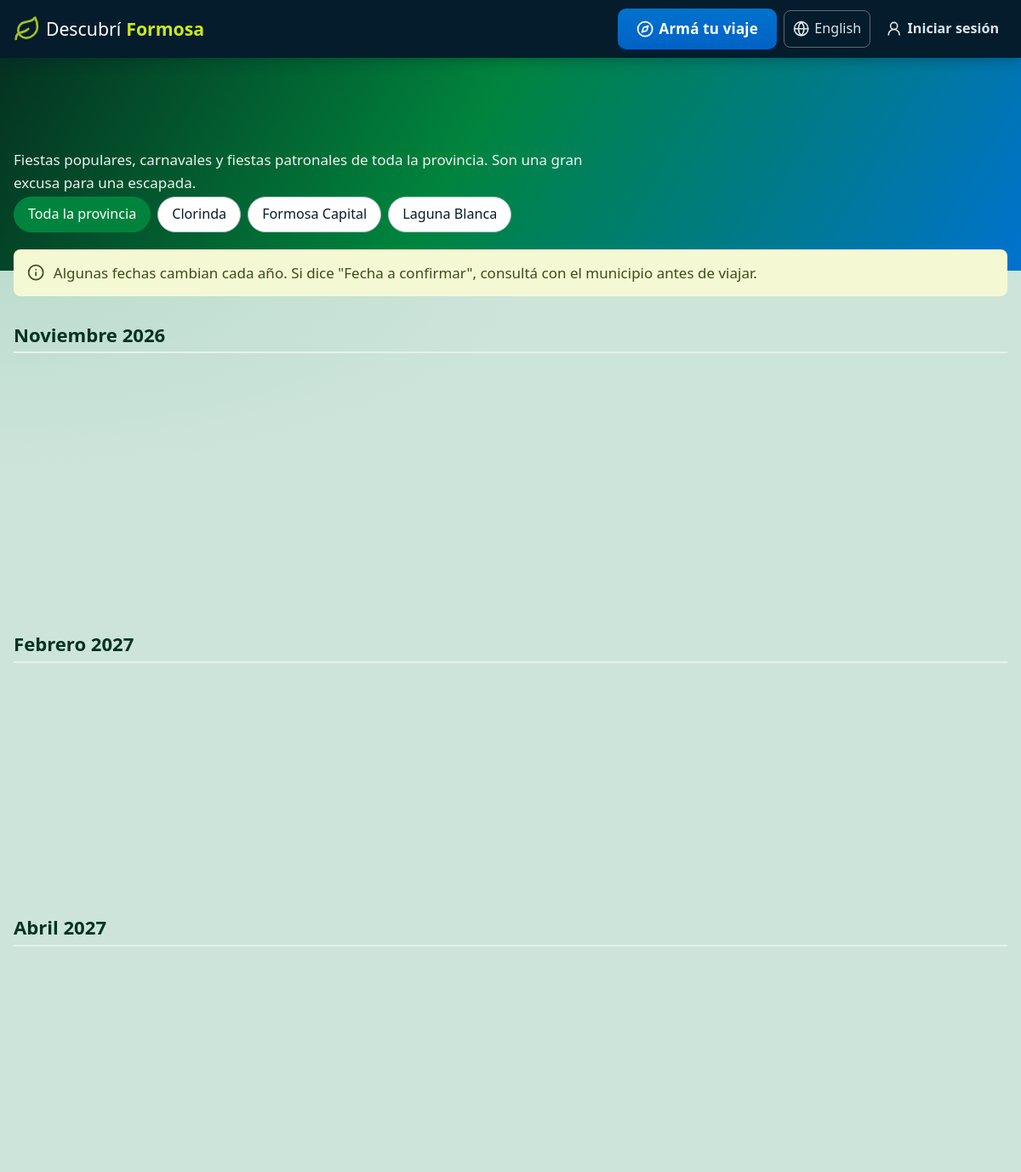
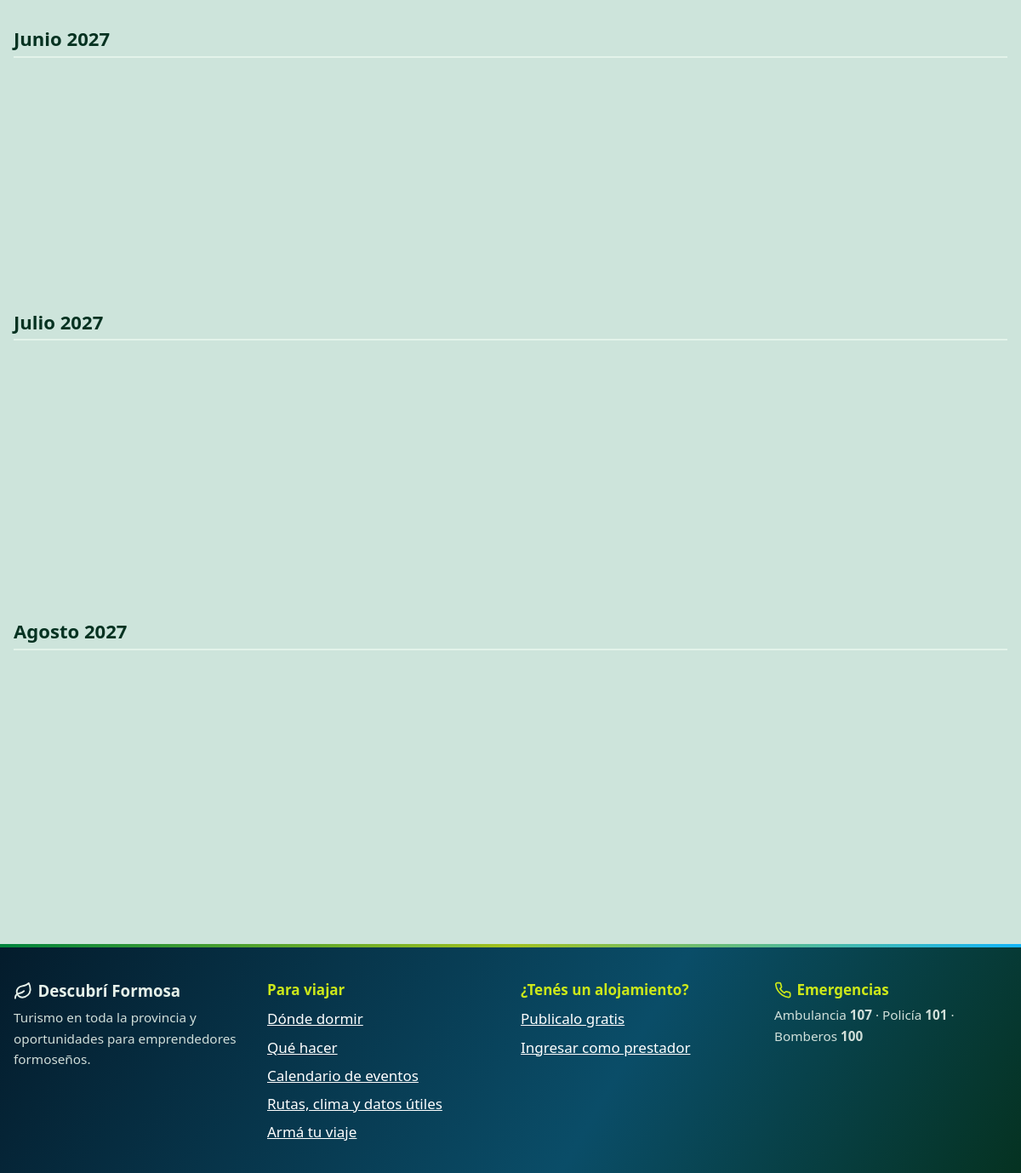
The page /eventos.php?lang=es on the database its author committed (2 pictures, top to bottom).
### tables this page shows
CREATE TABLE localidades (
    id           INT UNSIGNED AUTO_INCREMENT PRIMARY KEY,
    nombre       VARCHAR(100) NOT NULL,
    slug         VARCHAR(100) NOT NULL UNIQUE,
    descripcion  TEXT,
    descripcion_en TEXT NULL,
    lat          DECIMAL(9,6) NOT NULL,
    lng          DECIMAL(9,6) NOT NULL,
    imagen       VARCHAR(255) NULL,
    es_destino   TINYINT(1) NOT NULL DEFAULT 1
);

### includes/eventos.php (the view, shortened to what this page needs)
<?php
require_once __DIR__ . '/funciones.php';
function proximos_eventos(int $limite = 0, int $localidad = 0): array
{
    $sql = "SELECT e.*, l.nombre AS localidad
            FROM eventos e JOIN localidades l ON l.id = e.localidad_id
            WHERE e.fecha_hasta >= CURDATE()" . ($localidad ? ' AND e.localidad_id = ?' : '') . "
            ORDER BY e.fecha_desde, e.nombre" . ($limite ? " LIMIT $limite" : '');
    $stmt = db()->prepare($sql);
    $stmt->execute($localidad ? [$localidad] : []);
    return $stmt->fetchAll();
}
function html_evento(array $ev): string
{
    $desde = strtotime($ev['fecha_desde']);
    $mes   = idioma() === 'en' ? date('M', $desde) : mb_substr(MESES_ES[date('n', $desde) - 1], 0, 3);
    ob_start(); ?>
    <?php
    return ob_get_clean();
}

### includes/idioma.php (called while the page is built, shortened)
<?php
function idioma(): string
{
    static $idioma = null;
    if ($idioma !== null) {
        return $idioma;
    }
    $pedido = $_GET['lang'] ?? '';
    if (isset(IDIOMAS[$pedido])) {
        return $idioma = $pedido;
    }
    $navegador = strtolower(substr($_SERVER['HTTP_ACCEPT_LANGUAGE'] ?? '', 0, 2));
    return $idioma = $navegador === 'en' ? 'en' : 'es';
}
function diccionario(): array
{
    static $dic = null;
    return $dic ??= idioma() === 'en' ? require __DIR__ . '/../lang/en.php' : [];
}
function t(string $texto, array $vars = []): string
{
    $texto = diccionario()[$texto] ?? $texto;
    return $texto;
}

### config/db.php (called while the page is built, shortened)
<?php
function db(): PDO
{
    static $pdo = null;
    if ($pdo === null) {
        $dsn = 'mysql:host=' . DB_HOST . ';dbname=' . DB_NAME . ';charset=utf8mb4';
        $pdo = new PDO($dsn, DB_USER, DB_PASS, [
            PDO::ATTR_ERRMODE            => PDO::ERRMODE_EXCEPTION,
            PDO::ATTR_DEFAULT_FETCH_MODE => PDO::FETCH_ASSOC,
            PDO::ATTR_EMULATE_PREPARES   => false,
        ]);
    }
    return $pdo;
}

### includes/eventos.php (the view, shortened to what this page needs)
<?php
require_once __DIR__ . '/funciones.php';
function proximos_eventos(int $limite = 0, int $localidad = 0): array
{
    $sql = "SELECT e.*, l.nombre AS localidad
            FROM eventos e JOIN localidades l ON l.id = e.localidad_id
            WHERE e.fecha_hasta >= CURDATE()" . ($localidad ? ' AND e.localidad_id = ?' : '') . "
            ORDER BY e.fecha_desde, e.nombre" . ($limite ? " LIMIT $limite" : '');
    $stmt = db()->prepare($sql);
    $stmt->execute($localidad ? [$localidad] : []);
    return $stmt->fetchAll();
}
function html_evento(array $ev): string
{
    $desde = strtotime($ev['fecha_desde']);
    $mes   = idioma() === 'en' ? date('M', $desde) : mb_substr(MESES_ES[date('n', $desde) - 1], 0, 3);
    ob_start(); ?>
    <?php
    return ob_get_clean();
}

### eventos.php (shortened to what this page needs)
<?php
require_once __DIR__ . '/includes/eventos.php';
$localidades = db()->query("
    SELECT DISTINCT l.id, l.nombre FROM localidades l JOIN eventos e ON e.localidad_id = l.id
    WHERE e.fecha_hasta >= CURDATE() ORDER BY l.nombre
")->fetchAll();
$localidad = (int) ($_GET['localidad'] ?? 0);
$eventos   = proximos_eventos(0, $localidad);
$porMes = [];
foreach ($eventos as $ev) {
    $ts = strtotime($ev['fecha_desde'] < date('Y-m-d') ? date('Y-m-d') : $ev['fecha_desde']);
    $porMes[ucfirst(nombre_mes((int) date('n', $ts))) . ' ' . date('Y', $ts)][] = $ev;
}
require __DIR__ . '/includes/header.php';
?>
<section class="seccion">
    <div class="contenedor">
        <p class="seccion__intro">
            <?= e(t('Fiestas populares, carnavales y fiestas patronales de toda la provincia. Son una gran excusa para una escapada.')) ?>
        </p>
        <?php if ($localidades): ?>
            <nav class="chips eventos__filtro" aria-label="<?= e(t('Filtrar por localidad')) ?>">
                <a href="<?= url('eventos.php') ?>" class="chip <?= $localidad ? '' : 'activo' ?>"><?= e(t('Toda la provincia')) ?></a>
                <?php foreach ($localidades as $l): ?>
                    <a href="<?= url('eventos.php?localidad=' . $l['id']) ?>" class="chip <?= $localidad === (int) $l['id'] ? 'activo' : '' ?>"><?= e($l['nombre']) ?></a>
                <?php endforeach; ?>
            </nav>
        <?php endif; ?>
        <div class="alerta alerta--aviso">
            <?= icono('info') ?>
            <span><?= e(t('Algunas fechas cambian cada año. Si dice "Fecha a confirmar", consultá con el municipio antes de viajar.')) ?></span>
        </div>
        <?php foreach ($porMes as $mes => $lista): ?>
            <h2 class="eventos__mes"><?= e($mes) ?></h2>
            <div class="eventos__lista">
            </div>
        <?php endforeach; ?>
    </div>
</section>
<?php require __DIR__ . '/includes/footer.php'; ?>

### assets/css/estilos.css (style rules this page uses)
:root { --verde: #00843D; --verde-oscuro: #053221; --verde-medio: #2E8B29; --oliva: #3B4D1B; --lima: #A3C11E; --lima-claro: #CCE81A; --azul: #0072CE; --azul-oscuro: #0062C4; --azul-noche: #001F3F; --petroleo: #0A4D68; --noche: #041C2C; --celeste: #12B5FB; --violeta: #471E97; --lavanda: #7A73E4; --verde-claro: #e3f3ea; --azul-claro: #e5f1fb; --violeta-claro: #efedfc; --lima-suave: #f4f9d4; --texto: var(--noche); --texto-suave: #3f5260; --fondo: #cde4db; --blanco: #ffffff; --borde: #cdd9dc; --rojo: #b83227; --estrella: var(--verde-medio); --radio: 12px; --sombra: 0 2px 10px rgba(0, 0, 0, .07); --sombra-alta: 0 10px 28px rgba(5, 50, 33, .16); --degradado: linear-gradient(120deg, #053221 0%, #00843D 45%, #0072CE 100%); --degradado-acento: linear-gradient(135deg, #0072CE 0%, #0062C4 100%); --degradado-festivo: linear-gradient(135deg, #7A73E4 0%, #471E97 60%); --degradado-linea: linear-gradient(90deg, #00843D 0%, #A3C11E 50%, #12B5FB 100%); }
* { box-sizing: border-box; }
html { font-size: 106.25%; }
body { margin: 0; font-family: system-ui, -apple-system, "Segoe UI", Roboto, sans-serif; color: var(--texto); background: var(--fondo); line-height: 1.6; }
a { color: var(--verde-oscuro); }
.con-banda main > .seccion:first-child > .contenedor > .seccion__titulo, .con-banda main > .seccion:first-child > .contenedor > .seccion__intro, .con-banda main > .seccion:first-child > .contenedor > .volver { color: var(--blanco); }
.con-banda main > .seccion:first-child > .contenedor > .seccion__intro { opacity: .92; }
h1, h2, h3 { line-height: 1.25; }
.contenedor { width: 100%; max-width: 1200px; margin: 0 auto; padding: 0 16px; }
.seccion { padding: 32px 0; }
.seccion__intro { margin: 0 0 20px; color: var(--texto-suave); max-width: 720px; }
.alerta { padding: 14px 16px; border-radius: 8px; margin-bottom: 16px; background: var(--verde-claro); color: var(--verde-oscuro); }
.alerta--aviso { background: var(--lima-suave); color: var(--oliva); }
.chips { display: flex; flex-wrap: wrap; gap: 8px; }
.chip { position: relative; display: inline-flex; align-items: center; gap: 6px; min-height: 42px; font: inherit; font-size: .95rem; padding: 6px 16px; border-radius: 999px; border: 1px solid #aebfc6; background: var(--blanco); color: var(--texto); cursor: pointer; user-select: none; }
.chip.activo, .chip:has(input:checked) { background: var(--verde); border-color: var(--verde); color: var(--blanco); }

### assets/css/animaciones.css (style rules this page uses)
.aparece.aparece { opacity: 0; transform: translateY(18px); transition: opacity .5s ease-out, transform .5s ease-out; transition-delay: var(--retraso, 0ms); }
.chip { transition: background .2s, border-color .2s, color .2s, transform .15s; }
.btn, .chip { position: relative; overflow: hidden; }
.chip.activo, .chip:has(input:checked) { animation: pop .3s ease-out; }

### assets/css/eventos.css (style rules this page uses)
.eventos__filtro { margin-bottom: 20px; }
.eventos__filtro .chip { text-decoration: none; }
.eventos__mes { margin: 32px 0 12px; font-size: 1.3rem; color: var(--verde-oscuro); border-bottom: 2px solid var(--verde-claro); padding-bottom: 6px; }
.eventos__lista { display: grid; grid-template-columns: repeat(auto-fill, minmax(min(420px, 100%), 1fr)); gap: 16px; }

### rows shown on the page
localidades: nombre "Clorinda"
localidades: nombre "Formosa Capital"
localidades: nombre "Laguna Blanca"

### other values the page prints
t('Armá tu viaje') "Armá tu viaje"
IDIOMAS[$otroIdioma] "English"
t('Iniciar sesión') "Iniciar sesión"
t('Toda la provincia') "Toda la provincia"
$mes "Noviembre 2026"
$mes "Febrero 2027"
$mes "Abril 2027"
$mes "Junio 2027"
$mes "Julio 2027"
$mes "Agosto 2027"
t('Para viajar') "Para viajar"
t('Dónde dormir') "Dónde dormir"
t('Qué hacer') "Qué hacer"
t('Calendario de eventos') "Calendario de eventos"
t('Rutas, clima y datos útiles') "Rutas, clima y datos útiles"
